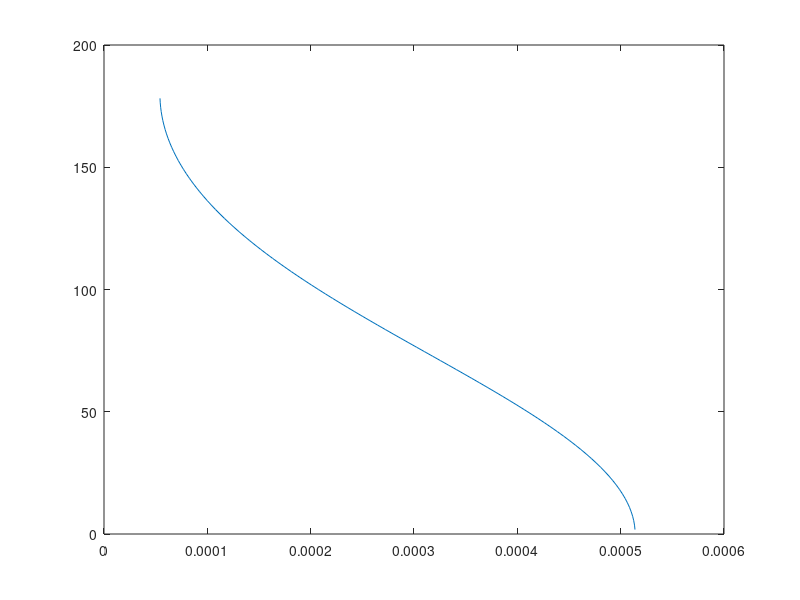

The MATLAB source for this figure:
stroke = 0.085;
bore = 0.083;
comr = 9.5;
conl = 0.1328;

v_swept = (pi/4)*bore^2*stroke;
v_clearance = v_swept/(comr-1);

a = stroke/2;
theta = linspace(0,180,100);
ka = conl./sind(theta);
B_ang = asind(a./ka);
C_ang = 180-(B_ang+theta);
x = ka.*sind(C_ang);
new_b = x-0.0903;
v_comp = ((pi/4)*bore^2.*new_b)+v_clearance;

plot(v_comp,theta);